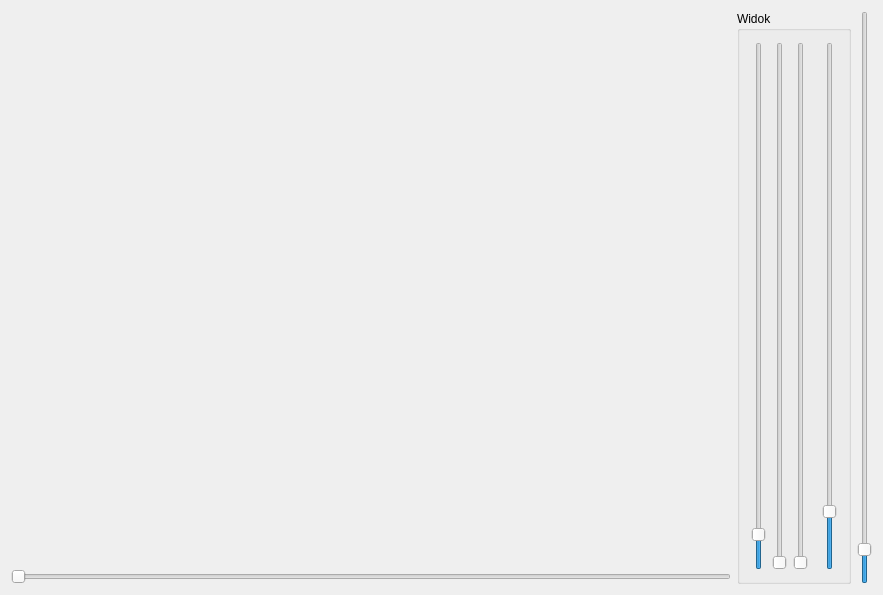
<?xml version="1.0" encoding="UTF-8"?>
<ui version="4.0">
 <class>MainWindow</class>
 <widget class="QMainWindow" name="MainWindow">
  <property name="geometry">
   <rect>
    <x>0</x>
    <y>0</y>
    <width>883</width>
    <height>595</height>
   </rect>
  </property>
  <property name="windowTitle">
   <string>MainWindow</string>
  </property>
  <widget class="QWidget" name="centralWidget">
   <layout class="QGridLayout" name="gridLayout">
    <item row="1" column="0">
     <widget class="QSlider" name="horizontalSlider_Slider">
      <property name="maximum">
       <number>10000</number>
      </property>
      <property name="orientation">
       <enum>Qt::Horizontal</enum>
      </property>
     </widget>
    </item>
    <item row="0" column="6" rowspan="2">
     <widget class="QSlider" name="verticalSliderD">
      <property name="minimum">
       <number>1</number>
      </property>
      <property name="maximum">
       <number>1000</number>
      </property>
      <property name="value">
       <number>50</number>
      </property>
      <property name="orientation">
       <enum>Qt::Vertical</enum>
      </property>
     </widget>
    </item>
    <item row="0" column="0">
     <widget class="WidgetOpenGL" name="widgetOpenGL" native="true">
      <property name="minimumSize">
       <size>
        <width>200</width>
        <height>200</height>
       </size>
      </property>
     </widget>
    </item>
    <item row="0" column="5" rowspan="2">
     <widget class="QGroupBox" name="groupBoxView">
      <property name="sizePolicy">
       <sizepolicy hsizetype="Maximum" vsizetype="Preferred">
        <horstretch>0</horstretch>
        <verstretch>0</verstretch>
       </sizepolicy>
      </property>
      <property name="title">
       <string>Widok</string>
      </property>
      <layout class="QHBoxLayout" name="horizontalLayout">
       <item>
        <widget class="QSlider" name="verticalSliderRotX">
         <property name="maximum">
          <number>3600</number>
         </property>
         <property name="value">
          <number>200</number>
         </property>
         <property name="orientation">
          <enum>Qt::Vertical</enum>
         </property>
        </widget>
       </item>
       <item>
        <widget class="QSlider" name="verticalSliderRotZ">
         <property name="maximum">
          <number>3600</number>
         </property>
         <property name="orientation">
          <enum>Qt::Vertical</enum>
         </property>
        </widget>
       </item>
       <item>
        <widget class="QSlider" name="verticalSliderRotY">
         <property name="maximum">
          <number>3600</number>
         </property>
         <property name="orientation">
          <enum>Qt::Vertical</enum>
         </property>
        </widget>
       </item>
       <item>
        <spacer name="horizontalSpacer">
         <property name="orientation">
          <enum>Qt::Horizontal</enum>
         </property>
         <property name="sizeType">
          <enum>QSizePolicy::Fixed</enum>
         </property>
         <property name="sizeHint" stdset="0">
          <size>
           <width>8</width>
           <height>20</height>
          </size>
         </property>
        </spacer>
       </item>
       <item>
        <widget class="QSlider" name="verticalSliderZoom">
         <property name="maximum">
          <number>1000</number>
         </property>
         <property name="value">
          <number>100</number>
         </property>
         <property name="orientation">
          <enum>Qt::Vertical</enum>
         </property>
        </widget>
       </item>
      </layout>
     </widget>
    </item>
   </layout>
  </widget>
 </widget>
 <layoutdefault spacing="6" margin="11"/>
 <customwidgets>
  <customwidget>
   <class>WidgetOpenGL</class>
   <extends>QWidget</extends>
   <header location="global">widgetopengl.h</header>
   <container>1</container>
   <slots>
    <slot>v_transform()</slot>
   </slots>
  </customwidget>
 </customwidgets>
 <resources/>
 <connections/>
</ui>
